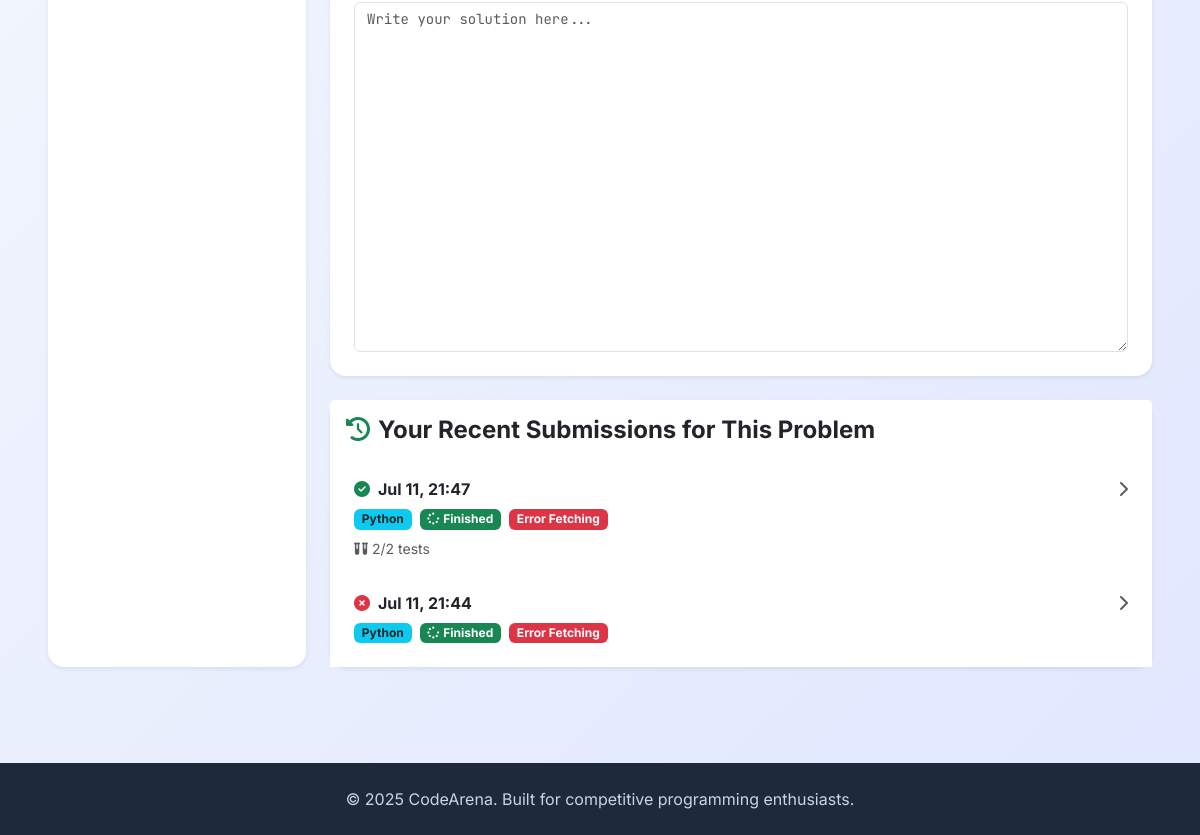
Before: /contests/1/solve/ (signed in, lower part) with the older database file.
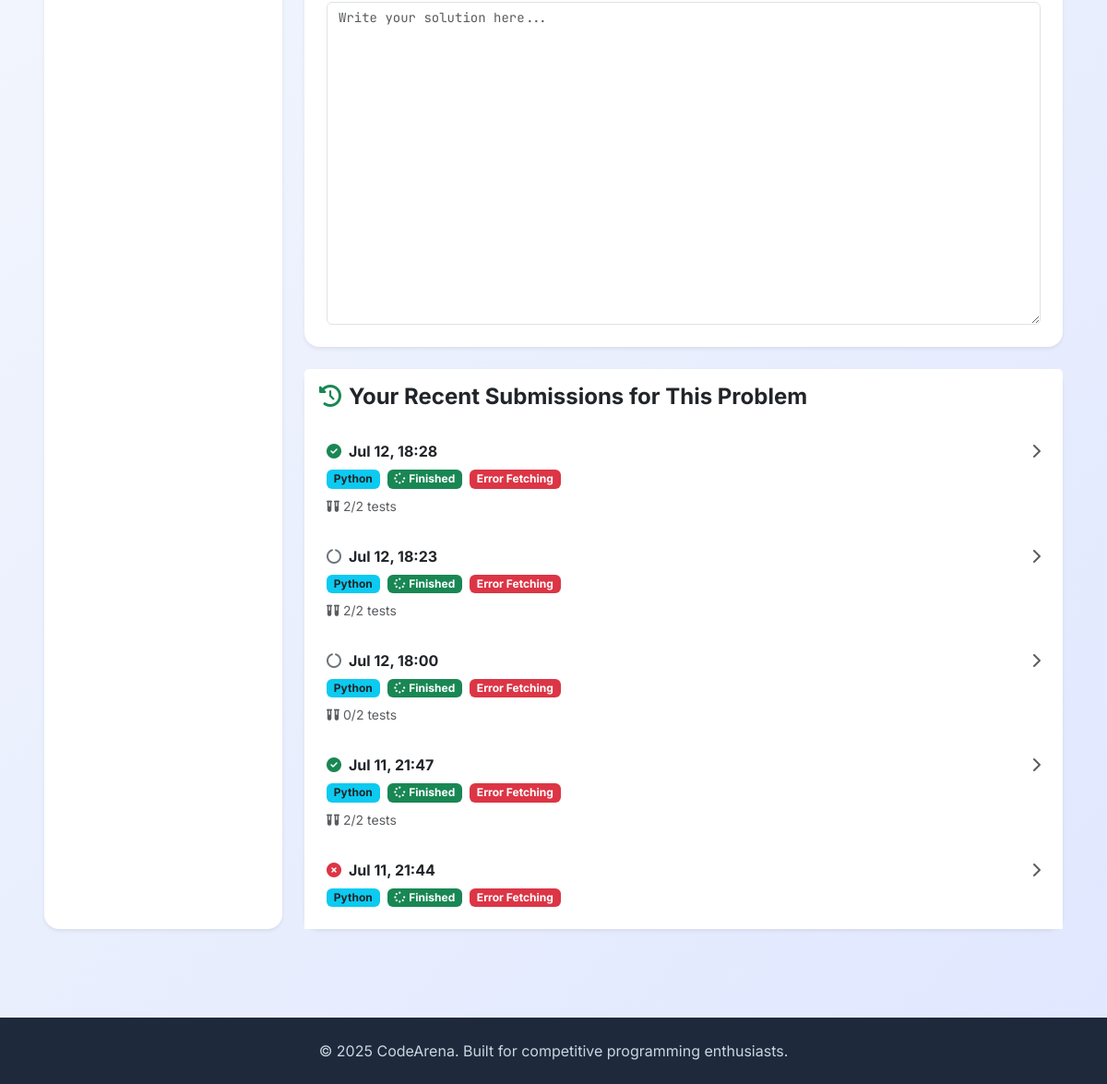
After: the same page with the newer database file.
### contests/models.py (models this page shows, shortened)
class ContestSubmission(models.Model):
    participant = models.ForeignKey(
        settings.AUTH_USER_MODEL,
        on_delete=models.CASCADE,
        related_name='contest_submissions',
        help_text="The user who submitted the solution"
    )
    contest_problem = models.ForeignKey(
        ContestProblem,
        on_delete=models.CASCADE,
        related_name='submissions',
        help_text="The problem instance within a contest for which this submission was made"
    )
    submitted_at = models.DateTimeField(auto_now_add=True, help_text="Timestamp of the submission")
    code = models.TextField(help_text="The submitted code")
    status_choices = (
        ('pending', 'Pending'),
        ('processing', 'Processing'),
        ('finished', 'Finished'),
    )
    status = models.CharField(
        max_length=20,
        choices=status_choices,
        default='pending',
        help_text="Current status of the submission evaluation."
    )
    final_verdict_choices = (
        ('accepted', 'Accepted'),
        ('wrong_answer', 'Wrong Answer'),
        ('time_limit_exceeded', 'Time Limit Exceeded'),
        ('memory_limit_exceeded', 'Memory Limit Exceeded'),
        ('runtime_error', 'Runtime Error'),
        ('compilation_error', 'Compilation Error'),
        ('pending', 'Pending Evaluation'), # This is the initial state for final_verdict
        ('judging_error', 'Judging Error'), # Ensure this is present
    )
    final_verdict = models.CharField(
        max_length=50,
        choices=final_verdict_choices,
        default='pending',
        help_text="Final verdict of the submission."
    )
    score = models.IntegerField(
        default=0,
        help_text="Score obtained for this submission"
    )
    test_cases_passed = models.IntegerField(default=0, help_text="Number of test cases passed")
    total_test_cases = models.IntegerField(default=0, help_text="Total number of test cases")
    language = models.CharField(max_length=50, default='python', help_text="Programming language used for the submission")
    judge_output = models.TextField(blank=True, null=True, help_text="Output/error messages from the judge")
    execution_time = models.FloatField(default=0.0, help_text="Execution time in seconds")
    memory_used = models.FloatField(default=0.0, help_text="Memory used in MB")
    class Meta:
        verbose_name = "Contest Submission"
        verbose_name_plural = "Contest Submissions"
        ordering = ['-submitted_at']
    def get_status_display(self):
        try:
            return dict(self.status_choices)[self.status]
        except KeyError:
            self.status = 'finished'  # Fix invalid status
            self.save()
            return dict(self.status_choices)[self.status]
    def get_final_verdict_display(self):
        try:
            return dict(self.final_verdict_choices)[self.final_verdict]
        except KeyError:
            self.final_verdict = 'pending'  # Fix invalid verdict
            self.save()
            return dict(self.final_verdict_choices)[self.final_verdict]

### contests/views.py (the view, shortened to what this page needs)
# urls.py: path('<int:contest_pk>/solve/', ContestProblemSolveView.as_view(), name='solve_contest_problem_default'),
@method_decorator(login_required, name='dispatch')
class ContestProblemSolveView(View):
    def get(self, request, contest_pk, problem_pk=None, *args, **kwargs):
        contest = get_object_or_404(Contest, pk=contest_pk)
        if not contest.participants.filter(pk=request.user.pk).exists():
            messages.warning(request, f"You must be registered for '{contest.name}' to access its problems.")
            return redirect('contests:detail', pk=contest_pk)
        contest_problems = ContestProblem.objects.filter(contest=contest).order_by('order_in_contest')
        current_problem = None
        if problem_pk:
            current_problem = get_object_or_404(Problem, pk=problem_pk)
            if not ContestProblem.objects.filter(contest=contest, problem=current_problem).exists():
                messages.error(request, "The requested problem is not part of this contest.")
                return redirect('contests:solve_contest_problem_default', contest_pk=contest_pk)
        elif contest_problems.exists():
            current_problem = contest_problems.first().problem
        else:
            messages.info(request, "This contest currently has no problems available.")
            current_problem = None # Ensure current_problem is explicitly None if no problems
        user_contest_submissions = []
        current_problem_submissions = []
        if request.user.is_authenticated:
            user_contest_submissions = ContestSubmission.objects.filter(
                participant=request.user,
                contest_problem__contest=contest
            ).order_by('-submitted_at')
            if current_problem:
                current_problem_submissions = ContestSubmission.objects.filter(
                    participant=request.user,
                    contest_problem__contest=contest,
                    contest_problem__problem=current_problem
                ).order_by('-submitted_at')
        context = {
            'contest': contest,
            'contest_problems': contest_problems, # List of ContestProblem objects
            'current_problem': current_problem, # The actual Problem object
            'user_contest_submissions': user_contest_submissions, # All submissions for sidebar
            'current_problem_submissions': current_problem_submissions, # Current problem submissions for list
            'now': timezone.now(), # Pass current time for timer calculation in template
        }
        return render(request, 'contests/contest_problem_solve.html', context)

### contests/models.py (called while the page is built)
    def is_active(self):
        now = timezone.now()
        return self.start_time <= now <= self.end_time

### contests/templatetags/django_template_filters.py (called while the page is built)
@register.filter
def first_submission_for_problem(submissions, problem):
    if not submissions or not problem:
        return None
    matching_submissions = [s for s in submissions if s.contest_problem.problem == problem]
    return matching_submissions[0] if matching_submissions else None

### templates/contests/contest_problem_solve.html (shortened to what this page needs)
{% extends 'base.html' %}
{% load django_template_filters %}
{% block content %}
<div class="container-fluid mt-4 px-lg-5 pb-5">
    <div class="row g-4">
        <div class="col-lg-3">
            <div class="card border-0 shadow-sm h-100">
                <div class="card-body p-0">
                </div>
            </div>
        </div>
        <div class="col-lg-9">
            {% if current_problem %}
            <div class="card border-0 shadow-sm mb-4">
                <div class="card-body p-4">
                    {% if user.is_authenticated %}
                        <form id="submissionForm" method="post" action="{% url 'submissions:submit_contest_code' contest.id current_problem.id %}">
                            <div class="mt-3">
                                    <textarea class="form-control border" id="codeEditor" name="code" rows="16"
                                        placeholder="Write your solution here..." required
                                        style="font-family: 'JetBrains Mono', 'Fira Code', monospace; font-size: 14px; line-height: 1.5;"></textarea>
                            </div>
                        </form>
                    {% endif %}
                </div>
            </div>
            <div class="col-lg-12">
                <div class="card border-0 shadow-sm h-100">
                    <div class="card-header bg-white border-0 py-3">
                        <h4 class="mb-0 fw-bold text-dark">
                            <i class="fas fa-history me-2 text-success"></i>Your Recent Submissions for This Problem
                        </h4>
                    </div>
                    <div class="card-body p-0" style="max-height: 900px; overflow-y: auto;">
                        <div id="contestUserSubmissionsList">
                            {% if current_problem_submissions %}
                                <div class="list-group list-group-flush">
                                    {% for submission in current_problem_submissions %}
                                        <a href="{% url 'submissions:contest_detail' submission.id %}"
                                           class="list-group-item list-group-item-action border-0 px-4 py-3"
                                           id="contest-submission-{{ submission.id }}"
                                           data-submission-id="{{ submission.id }}"
                                           data-submission-status="{{ submission.status }}"
                                           data-submission-verdict="{{ submission.final_verdict|default:'pending' }}">
                                            <div class="d-flex justify-content-between align-items-start">
                                                <div class="flex-grow-1">
                                                    <div class="d-flex align-items-center mb-2">
                                                        {% if submission.final_verdict == 'accepted' %}
                                                            <i class="fas fa-check-circle text-success me-2 submission-icon"></i>
                                                        {% elif submission.final_verdict == 'wrong_answer' or submission.final_verdict == 'runtime_error' or submission.final_verdict == 'compilation_error' or submission.final_verdict == 'judging_error' %}
                                                            <i class="fas fa-times-circle text-danger me-2 submission-icon"></i>
                                                        {% elif submission.final_verdict == 'time_limit_exceeded' or submission.final_verdict == 'memory_limit_exceeded' %}
                                                            <i class="fas fa-clock text-warning me-2 submission-icon"></i>
                                                        {% else %}
                                                            <i class="fas fa-circle-notch text-secondary me-2 fa-spin submission-icon"></i>
                                                        {% endif %}
                                                        <strong class="text-dark">{{ submission.submitted_at|date:"M d, H:i" }}</strong>
                                                    </div>
                                                    <div class="d-flex gap-2 mb-2">
                                                        <span class="badge bg-info text-dark">{{ submission.language|capfirst }}</span>
                                                        <span class="badge {% if submission.status == 'finished' %}bg-success{% elif submission.status == 'processing' %}bg-info{% else %}bg-secondary{% endif %} submission-status-badge">
                                                            <i class="fas fa-spinner {% if submission.status != 'finished' %}fa-spin{% endif %} me-1"></i>{{ submission.get_status_display }}
                                                        </span>
                                                        <span class="badge {% if submission.final_verdict == 'accepted' %}bg-success{% elif submission.final_verdict == 'wrong_answer' or submission.final_verdict == 'runtime_error' or submission.final_verdict == 'compilation_error' or submission.final_verdict == 'judging_error' %}bg-danger{% elif submission.final_verdict == 'time_limit_exceeded' or submission.final_verdict == 'memory_limit_exceeded' %}bg-warning text-dark{% else %}bg-secondary{% endif %} submission-verdict-badge">
                                                        </span>
                                                    </div>
                                                    {% if submission.total_test_cases %}
                                                        <small class="text-muted d-block submission-metrics">
                                                            <i class="fas fa-vials me-1"></i><span class="tests-passed">{{ submission.test_cases_passed|default:0 }}</span>/<span class="tests-total">{{ submission.total_test_cases }}</span> tests
                                                        </small>
                                                    {% endif %}
                                                </div>
                                                <div class="text-end">
                                                    <i class="fas fa-chevron-right text-muted"></i>
                                                </div>
                                            </div>
                                        </a>
                                    {% endfor %}
                                </div>
                            {% else %}
                                <div class="text-center py-5">
                                    <i class="fas fa-code fa-3x text-muted mb-3 d-block"></i>
                                    <h5 class="text-muted mb-3">No submissions for this problem yet</h5>
                                    <p class="text-muted px-3">Submit your code to see its status here!</p>
                                </div>
                            {% endif %}
                        </div>
                    </div>
                </div>
            </div>
            {% else %}
                <div class="alert alert-info text-center mt-4">
                    <i class="fas fa-exclamation-circle me-2"></i> Select a problem from the left sidebar to start solving!
                </div>
            {% endif %}
        </div>
    </div>
</div>
{% endblock %}

### templates/base.html (shortened to what this page needs)
<!DOCTYPE html>
<html lang="en">
<head>
    <link href="https://cdn.jsdelivr.net/npm/bootstrap@5.3.3/dist/css/bootstrap.min.css" rel="stylesheet">
    <link rel="stylesheet" href="https://cdnjs.cloudflare.com/ajax/libs/font-awesome/6.5.2/css/all.min.css" />
</head>
<body class="d-flex flex-column min-vh-100">
    <main class="flex-grow-1">
        {% block content %}{% endblock %}
    </main>
    <footer class="footer py-4 mt-5">
        <div class="container text-center">
            <span>&copy; {% now "Y" %} CodeArena. Built for competitive programming enthusiasts.</span>
        </div>
    </footer>
</body>
</html>

### templates/base.html (style rules this page uses)
:root { --primary-color: #6366f1; --primary-dark: #4f46e5; --secondary-color: #8b5cf6; --success-color: #10b981; --warning-color: #f59e0b; --danger-color: #ef4444; --gray-50: #f8fafc; --gray-100: #f1f5f9; --gray-200: #e2e8f0; --gray-300: #cbd5e1; --gray-600: #475569; --gray-700: #334155; --gray-800: #1e293b; --gray-900: #0f172a; }
body { font-family: 'Inter', sans-serif; background: linear-gradient(135deg, var(--gray-50) 0%, #e0e7ff 100%); min-height: 100vh; color: var(--gray-800); }
.card { border: none; border-radius: 1rem; box-shadow: 0 4px 25px rgba(0, 0, 0, 0.05); transition: all 0.3s ease; }
.footer { background: var(--gray-800) !important; color: var(--gray-300) !important; margin-top: auto; }

Changed rows visible on the page:
added ContestSubmission: final_verdict "accepted" (drawn), submitted_at "Jul 12, 18:28", language "Python", status "Finished", test_cases_passed "2", total_test_cases "2"
added ContestSubmission: final_verdict "pending" (drawn), submitted_at "Jul 12, 18:23", language "Python", status "Finished", test_cases_passed "2", total_test_cases "2"
added ContestSubmission: final_verdict "pending" (drawn), submitted_at "Jul 12, 18:00", language "Python", status "Finished", test_cases_passed "0", total_test_cases "2"
